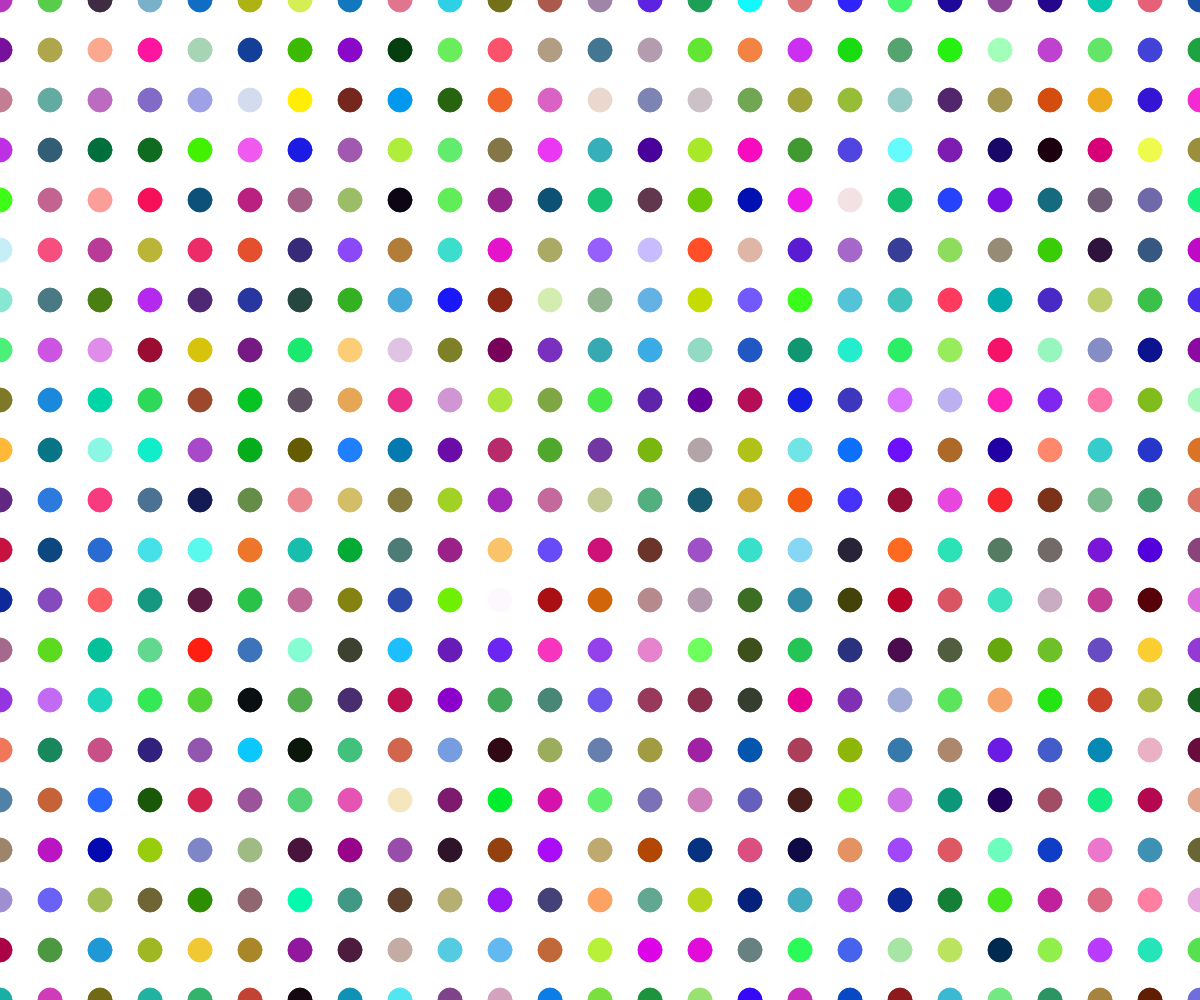
Frame 1 (no input)
Frame 60 (no input): identical to frame 1, image omitted
Frame 120 (the mouse pressed at the canvas centre since frame 60): identical to frame 1, image omitted

The p5.js sketch that drew this single still picture (run headless with seeded random() and noise() and a simulated clock; from frame 60 on, the mouse is pressed at the canvas centre):

// p5.js sketch
// ── sketch.js
function setup() {
	createCanvas(windowWidth, windowHeight);
}
var x = 0;
var y = 0;
var col = {
	r : 0,
	g: 0,
	b: 0
};
function draw() {
	while(y<=height){
		x = 0;
		while(x<=width){
			col.r = random(0,255);
			col.g = random(0,255);
			col.b = random(0,255);
			fill(col.r, col.g, col.b);
			stroke(col.r, col.g, col.b);
			ellipse(x, y, 24,24);
			x = x+50;
		}
		y=y+50;
	}
}
